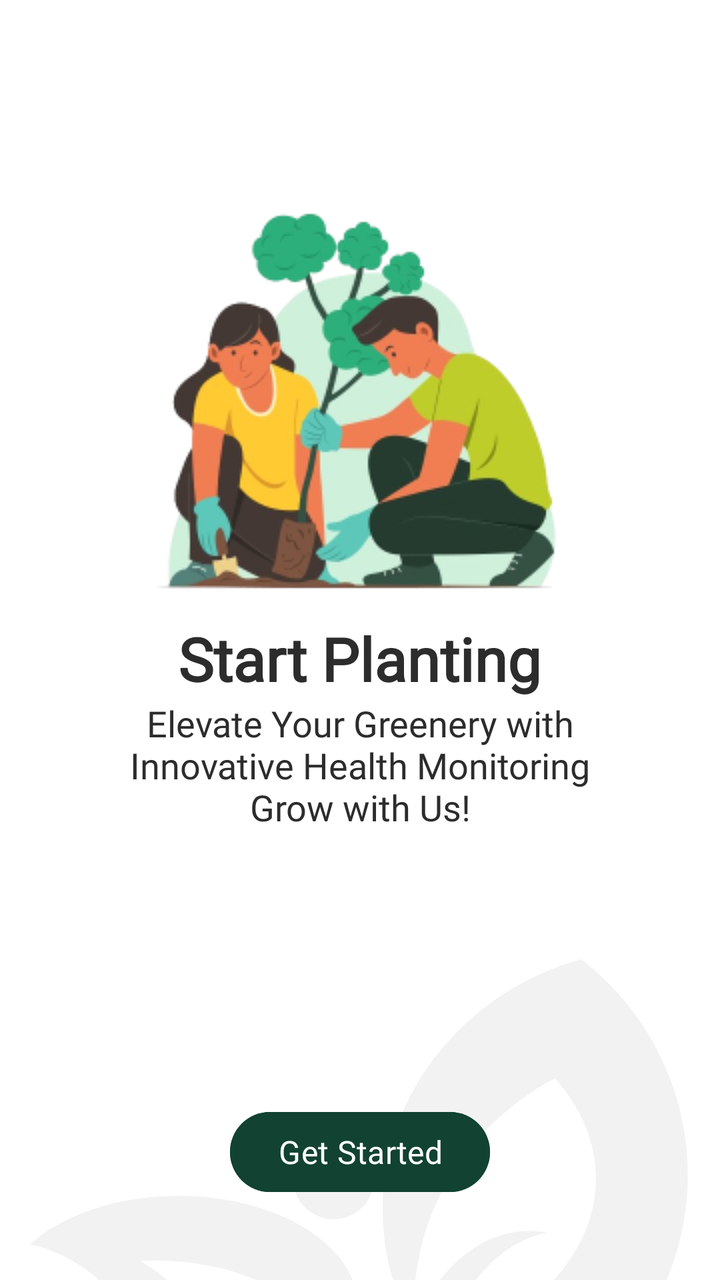
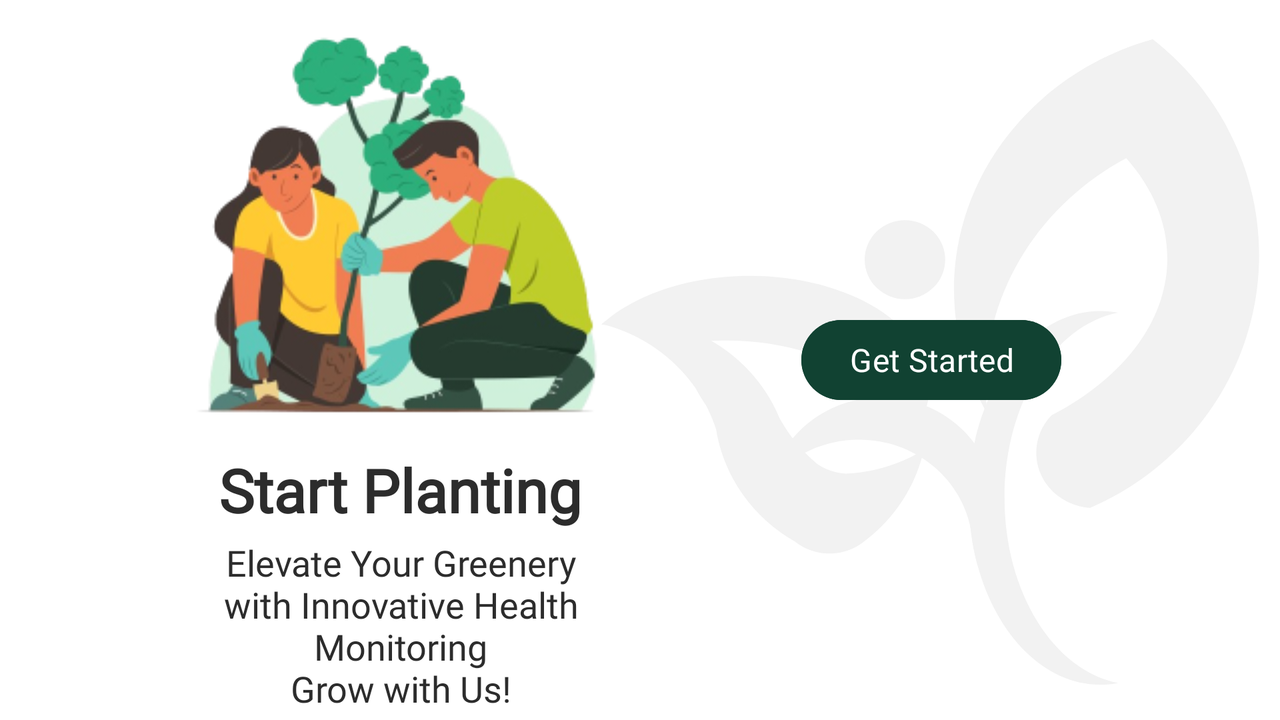

One screen, two layout resources from the same app: the default and the repository's alternative for another configuration. Each is rendered where Android would select it; the XML of both is given below.
<!-- AndroidManifest.xml: application theme Base.Theme.Tamantic -->
<!-- res/layout/activity_introduction.xml -->
<?xml version="1.0" encoding="utf-8"?>
<androidx.constraintlayout.widget.ConstraintLayout xmlns:android="http://schemas.android.com/apk/res/android"
    xmlns:app="http://schemas.android.com/apk/res-auto"
    xmlns:tools="http://schemas.android.com/tools"
    android:id="@+id/intro_activity"
    android:layout_width="match_parent"
    android:layout_height="match_parent"
    style="@style/SCREEN"
    tools:context=".view.starter.introduction.IntroductionActivity">

    <ImageView
        style="@style/IMAGE"
        android:id="@+id/shadow_img"
        android:layout_width="match_parent"
        android:layout_height="wrap_content"
        android:alpha="0"
        android:contentDescription="@string/introduction_1"
        android:src="@drawable/logo_tamanticgray"
        app:layout_constraintBottom_toBottomOf="parent"
        app:layout_constraintEnd_toEndOf="parent"
        app:layout_constraintHorizontal_bias="1.0"
        app:layout_constraintStart_toStartOf="parent"
        app:layout_constraintTop_toBottomOf="parent"
        app:layout_constraintVertical_bias="0.527"
        tools:alpha="100" />

    <ImageView
        android:id="@+id/introduction_img"
        android:layout_width="wrap_content"
        android:layout_height="wrap_content"
        android:layout_marginTop="92dp"
        android:alpha="0"
        android:contentDescription="@string/desc_introduction_images"
        android:src="@drawable/introduction"
        app:layout_constraintBottom_toTopOf="@+id/introduction_1"
        app:layout_constraintEnd_toEndOf="parent"
        app:layout_constraintStart_toStartOf="parent"
        app:layout_constraintTop_toTopOf="parent"
        tools:alpha="100" />


    <TextView
        style="@style/TEXT"
        android:id="@+id/introduction_1"
        android:layout_width="wrap_content"
        android:layout_height="wrap_content"
        android:alpha="0"
        android:fontFamily="@font/poppins_bold"
        android:text="@string/introduction_1"
        android:textSize="30sp"
        android:textStyle="bold"
        app:layout_constraintEnd_toEndOf="parent"
        app:layout_constraintStart_toStartOf="parent"
        app:layout_constraintTop_toBottomOf="@id/introduction_img"
        tools:alpha="100" />

    <TextView
        style="@style/TEXT"
        android:id="@+id/introduction_2"
        android:layout_width="0dp"
        app:layout_constraintWidth_max="260dp"
        android:layout_height="wrap_content"
        android:alpha="0"
        android:fontFamily="@font/poppins_reguler"
        android:text="@string/introduction_2"
        android:textAlignment="center"
        android:textSize="18sp"
        app:layout_constraintEnd_toEndOf="parent"
        app:layout_constraintStart_toStartOf="parent"
        app:layout_constraintTop_toBottomOf="@id/introduction_1"
        tools:alpha="100" />

    <Button
        style=""
        android:id="@+id/introduction_btn"
        android:layout_width="wrap_content"
        android:layout_height="wrap_content"
        android:layout_marginTop="200dp"
        android:layout_marginBottom="40dp"
        android:alpha="0"
        android:backgroundTint="@color/green"
        android:fontFamily="@font/poppins_medium"
        android:gravity="center"
        android:text="@string/introduction_button"
        android:textSize="16sp"
        android:textColor="@color/white"
        app:layout_constraintBottom_toBottomOf="parent"
        app:layout_constraintEnd_toEndOf="parent"
        app:layout_constraintStart_toStartOf="parent"
        app:layout_constraintTop_toBottomOf="@id/introduction_2"
        app:layout_constraintVertical_bias="1.0"
        tools:alpha="100" />


</androidx.constraintlayout.widget.ConstraintLayout>
<!-- resources referenced by this layout -->
<resources>
  <color name="green">#114232</color>
  <color name="white">#FFFFFFFF</color>
  <!-- drawable introduction: png bitmap (drawable, 50973 bytes) -->
  <!-- drawable logo_tamanticgray: vector/xml drawable (drawable, 5490 chars, omitted) -->
  <string name="desc_introduction_images">desc_introduction_images</string>
  <string name="introduction_1">Start Planting</string>
  <string name="introduction_2">Elevate Your Greenery with Innovative Health Monitoring\nGrow with Us!</string>
  <string name="introduction_button">Get Started</string>
  <style name="IMAGE">
          <item name="tint">@color/gray_old</item>
      </style>
  <style name="SCREEN">
          <item name="android:background">@color/white</item>
      </style>
  <style name="TEXT">
          <item name="android:textColor">@color/black_main</item>
      </style>
  <style name="Base.Theme.Tamantic" parent="Theme.Material3.DayNight.NoActionBar">
  
      </style>
  <color name="gray_old">#F2F2F2</color>
  <color name="black_main">#2C2C2C</color>
</resources>
<!-- res/layout-land/activity_introduction.xml (the repository's variant of the layout above) -->
<!-- drawn on the phone turned sideways -->
<?xml version="1.0" encoding="utf-8"?>
<androidx.constraintlayout.widget.ConstraintLayout xmlns:android="http://schemas.android.com/apk/res/android"
    xmlns:app="http://schemas.android.com/apk/res-auto"
    xmlns:tools="http://schemas.android.com/tools"
    android:id="@+id/intro_activity"
    android:layout_width="match_parent"
    android:layout_height="match_parent"
    style="@style/SCREEN"
    tools:context=".view.starter.introduction.IntroductionActivity">

    <ImageView
        style="@style/IMAGE"
        android:id="@+id/shadow_img"
        android:layout_width="wrap_content"
        android:layout_height="wrap_content"
        android:alpha="0"
        android:contentDescription="@string/introduction_1"
        android:src="@drawable/logo_tamanticgray"
        app:layout_constraintBottom_toBottomOf="parent"
        app:layout_constraintEnd_toEndOf="parent"
        app:layout_constraintTop_toTopOf="parent"
        app:layout_constraintStart_toEndOf="@id/introduction_2"
        tools:alpha="100" />


    <ImageView
        android:id="@+id/introduction_img"
        android:layout_width="wrap_content"
        android:layout_height="wrap_content"
        android:alpha="0"
        android:contentDescription="@string/desc_introduction_images"
        android:src="@drawable/introduction"
        app:layout_constraintEnd_toStartOf="@id/introduction_btn"
        app:layout_constraintStart_toStartOf="parent"
        app:layout_constraintTop_toTopOf="parent"
        app:layout_constraintBottom_toTopOf="@id/introduction_1"
        tools:alpha="100" />

    <TextView
        style="@style/TEXT"
        android:id="@+id/introduction_1"
        android:layout_width="wrap_content"
        android:layout_height="wrap_content"
        android:alpha="0"
        android:fontFamily="@font/poppins_bold"
        android:text="@string/introduction_1"

        android:textSize="30sp"
        android:textStyle="bold"
        app:layout_constraintEnd_toEndOf="@id/introduction_img"
        app:layout_constraintStart_toStartOf="@id/introduction_img"
        app:layout_constraintTop_toBottomOf="@id/introduction_img"
        app:layout_constraintBottom_toTopOf="@id/introduction_2"
        tools:alpha="100" />

    <TextView
        style="@style/TEXT"
        android:id="@+id/introduction_2"
        android:layout_width="0dp"
        app:layout_constraintWidth_max="300dp"
        android:layout_height="wrap_content"
        android:alpha="0"
        android:fontFamily="@font/poppins_reguler"
        android:text="@string/introduction_2"
        android:textAlignment="center"
        android:textSize="18sp"
        app:layout_constraintEnd_toEndOf="@id/introduction_1"
        app:layout_constraintStart_toStartOf="@id/introduction_1"
        app:layout_constraintTop_toBottomOf="@id/introduction_1"
        app:layout_constraintBottom_toBottomOf="parent"
        tools:alpha="100" />

    <Button
        android:id="@+id/introduction_btn"
        android:layout_width="wrap_content"
        android:layout_height="wrap_content"
        android:alpha="0"
        android:backgroundTint="@color/green"
        android:fontFamily="@font/poppins_medium"
        android:gravity="center"
        android:text="@string/introduction_button"
        android:textSize="16sp"
        android:textColor="@color/white"
        app:layout_constraintEnd_toEndOf="parent"
        app:layout_constraintHorizontal_bias="0.500"
        app:layout_constraintStart_toEndOf="@id/introduction_1"
        tools:alpha="100"
        app:layout_constraintTop_toTopOf="parent"
        app:layout_constraintBottom_toBottomOf="parent"
        tools:layout_editor_absoluteY="200dp" />


</androidx.constraintlayout.widget.ConstraintLayout>
